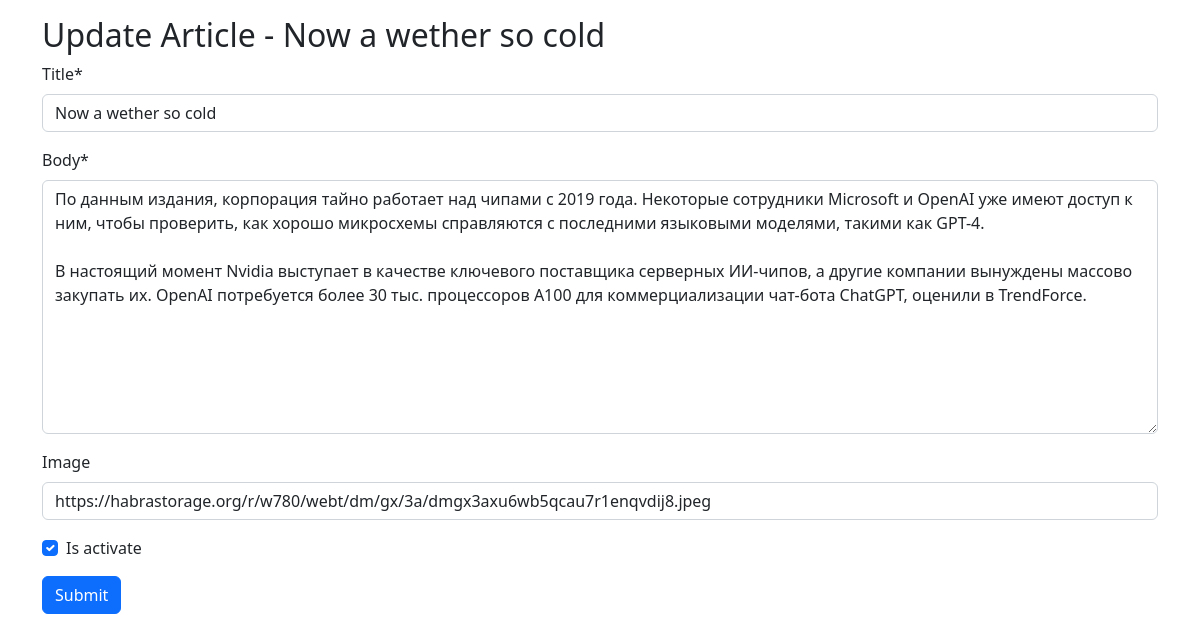
The app's page /article/1/update/ (signed in), older data.
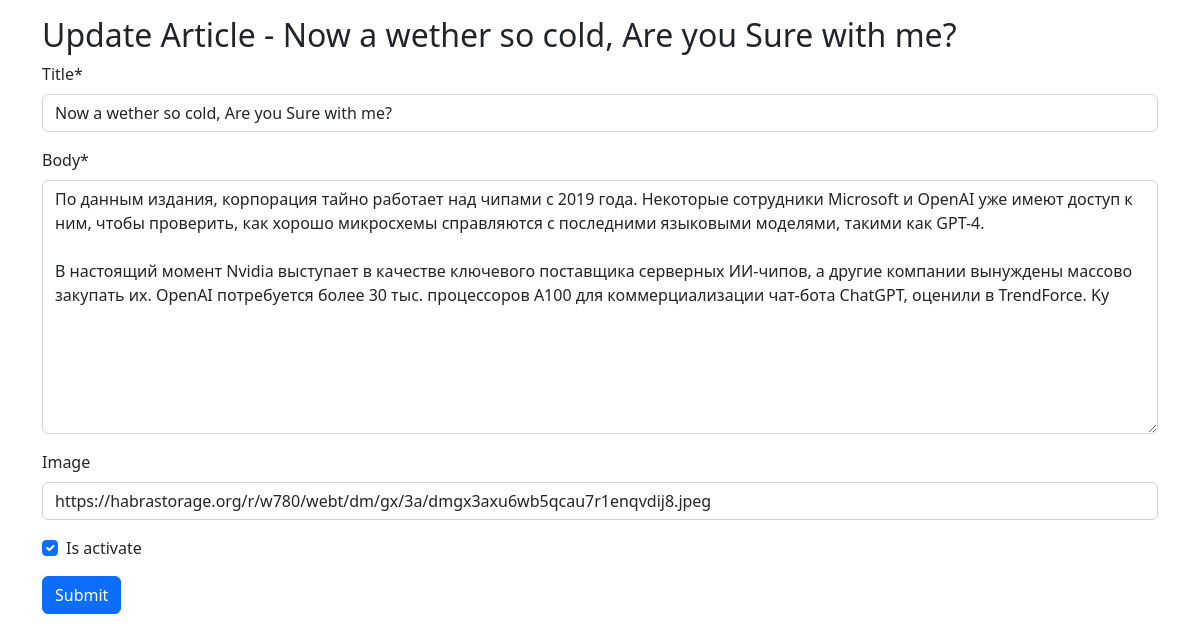
The same page, newer data.
### news/models.py (models this page shows, shortened)
class Article(models.Model):
    author = models.ForeignKey(User, on_delete=models.CASCADE)
    title = models.CharField(max_length=150)
    body = models.TextField()
    image = models.URLField(null=True, blank=True)
    created_at = models.DateTimeField(auto_now_add=True)
    updated_at = models.DateTimeField(auto_now=True)
    is_activate = models.BooleanField(default=True)
    class Meta:
        verbose_name = 'Article'
        verbose_name_plural = 'Articles'

### news/views.py (the view)
# urls.py: path('article/<int:pk>/update/', article_update, name='article_update'),
def article_update(request, pk):
    user = request.user
    article = Article.objects.get(id=pk)
    if user == article.author:
        form = ArticleForm(instance=article)
        if request.method == 'POST':
            form = ArticleForm(instance=article, data=request.POST)
            if form.is_valid():
                form.save()
                return HttpResponse("OK")
            else:
                return render(request, 'news/update.html', {'form': form, 'article': article})
        else:
            return render(request, 'news/update.html', {'form': form, 'article': article})
    else:
        return HttpResponse('OK')

### news/forms.py
class ArticleForm(forms.ModelForm):
    class Meta:
        model = Article
        fields = ['title', 'body', 'image', 'is_activate']

### news/templates/news/update.html (shortened to what this page needs)
{% extends "news/base.html" %}
{% load crispy_forms_tags %}
{% block content %}
    <div class="container">
        <h2 class="mt-3">Update Article - {{ article.title }} </h2>
        <form id="article-form" action="{% url 'article_update' article.id %}" method="post">{% csrf_token %}
            {{ form|crispy }}
            <button id="submitButton" data-redirect="{% url 'article_detail' article.id %}" type="button"
                    class="btn btn-primary">Submit
            </button>
        </form>
    </div>
{% endblock content %}

Row changes from the older to the newer data that the page shows:
changed Article "https://habrastorage.org/r/w780/webt/dm/gx/3a/dmgx3axu6wb5qcau7r1enqvdij8.jpeg": title "Now a wether so cold" → "Now a wether so cold, Are you Sure with me?"; body "…ChatGPT, оценили в TrendForce." → "…ChatGPT, оценили в TrendForce. Ky"
